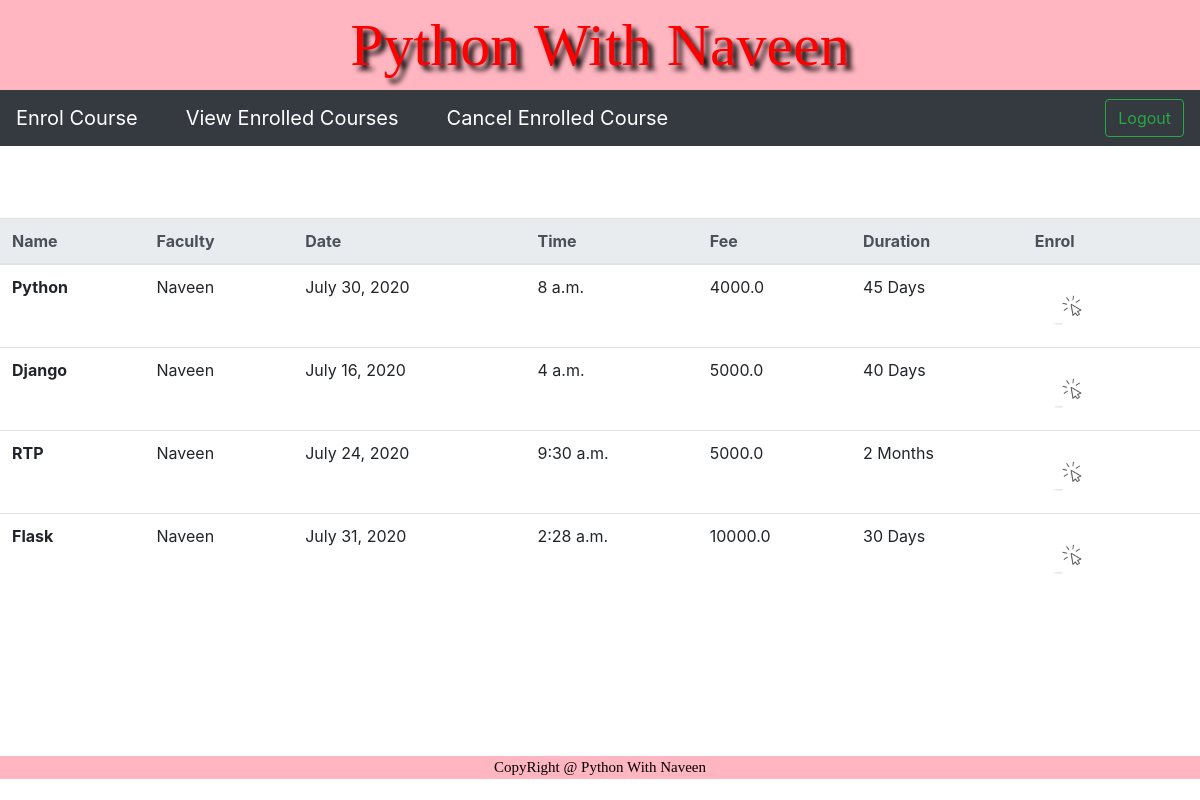
Page /student/view_all_courses/ on the committed database.
### admin/models.py (models this page shows)
class Course(models.Model):
    no = models.AutoField(primary_key=True)
    name = models.CharField(max_length=50)
    faculty = models.CharField(max_length=50)
    date = models.DateField()
    time = models.TimeField()
    fee = models.FloatField()
    duration = models.CharField(max_length=30)

### templates/student/enrol_course.html (shortened to what this page needs)
{% extends 'common.html' %}
{% block menu %}
    {% include 'student/student_menu.html' %}
{% endblock %}
{% block content %}
    {% load static %}
    <br><br><br>
     <table class="table" align="center" width="700">
      <thead class="thead-light">
        <tr>
          <th scope="col">Name</th>
          <th scope="col">Faculty</th>
          <th scope="col">Date</th>
          <th scope="col">Time</th>
          <th scope="col">Fee</th>
          <th scope="col">Duration</th>
          <th scope="col">Enrol</th>
        </tr>
      </thead>
      <tbody>
      {% for x in object_list %}
        <tr>
          <th scope="row">{{ x.name }}</th>
          <td>{{ x.faculty }}</td>
          <td>{{ x.date }}</td>
          <td>{{ x.time }}</td>
          <td>{{ x.fee }}</td>
          <td>{{ x.duration }}</td>
        <form action="{% url 'enrol_course' %}" method="post">
          <td>
              <button
                      type="submit"
                      class="btn btn-lg btn-link"
                      data-toggle="popover"
                      title="{{ message }}"
                      data-container="body"
                      data-placement="top">
                  <img src="{% static 'images/enrol.jpg' %}" width="40" height="40">
              </button>
          </td>
        </form>
        </tr>
      {% endfor %}
      </tbody>
    </table>
{% endblock %}

### templates/common.html (shortened to what this page needs)
<html>
    <head>
    </head>
    <body>
        <div id="title">
            Python With Naveen
        </div>
        {% block menu %}
        {% endblock %}
        {% block content %}
        {% endblock %}
        <br><br><br><br><br><br>
    <div id="copyright">CopyRight @ Python With Naveen</div>
    </body>
</html>

### templates/student/student_menu.html (shortened to what this page needs)
<!doctype html>
<html lang="en">
  <head>
    <link rel="stylesheet" href="https://stackpath.bootstrapcdn.com/bootstrap/4.5.0/css/bootstrap.min.css">
  </head>
  <body>
    <nav class="navbar navbar-expand-lg navbar-dark bg-dark">
      <div class="collapse navbar-collapse" id="navbarTogglerDemo01">
        <a class="navbar-brand" href="{% url 'view_all_courses' %}">Enrol Course</a>
        <ul class="navbar-nav mr-auto mt-2 mt-lg-0">
          <li class="nav-item active">
            <a class="nav-link" href="#"> <span class="sr-only">(current)</span></a>
          </li>
          <li class="nav-brand">
            <a class="navbar-brand" href="{% url 'view_enrolled_courses' %}?contact={{ request.session.data }}">View Enrolled Courses</a>
          </li>
          <li class="nav-item">
            <a class="nav-link disabled" href="#" tabindex="-1" aria-disabled="true"></a>
          </li>
            <li class="nav-item">
            <a class="nav-link disabled" href="#" tabindex="-1" aria-disabled="true"></a>
          </li>
            <li class="nav-brand">
            <a class="navbar-brand" href="{% url 'cancel_enrolled_courses' %}?contact={{ request.session.data }}" tabindex="-1" aria-disabled="true">Cancel Enrolled Course</a>
          </li>
        </ul>
        <form class="form-inline my-2 my-lg-0" action="{% url 'student_logout' %}">
          <button class="btn btn-outline-success my-2 my-sm-0" type="submit">Logout</button>
        </form>
      </div>
    </nav>
  </body>
</html>

### templates/common.html (style rules this page uses)
#title { font-size: 60px; font-family: "Bauhaus 93"; color: red; background-color: lightpink; text-shadow: black 5px 5px 5px; text-align: center; }
#copyright { font-size: 15px; font-family: "Times New Roman"; color: black; background-color: lightpink; text-align: center; }

### rows in the picture
Course: name "Python", faculty "Naveen", date "July 30, 2020", time "8 a.m.", fee "4000.0", duration "45 Days"
Course: name "Django", faculty "Naveen", date "July 16, 2020", time "4 a.m.", fee "5000.0", duration "40 Days"
Course: name "RTP", faculty "Naveen", date "July 24, 2020", time "9:30 a.m.", fee "5000.0", duration "2 Months"
Course: name "Flask", faculty "Naveen", date "July 31, 2020", time "2:28 a.m.", fee "10000.0", duration "30 Days"
